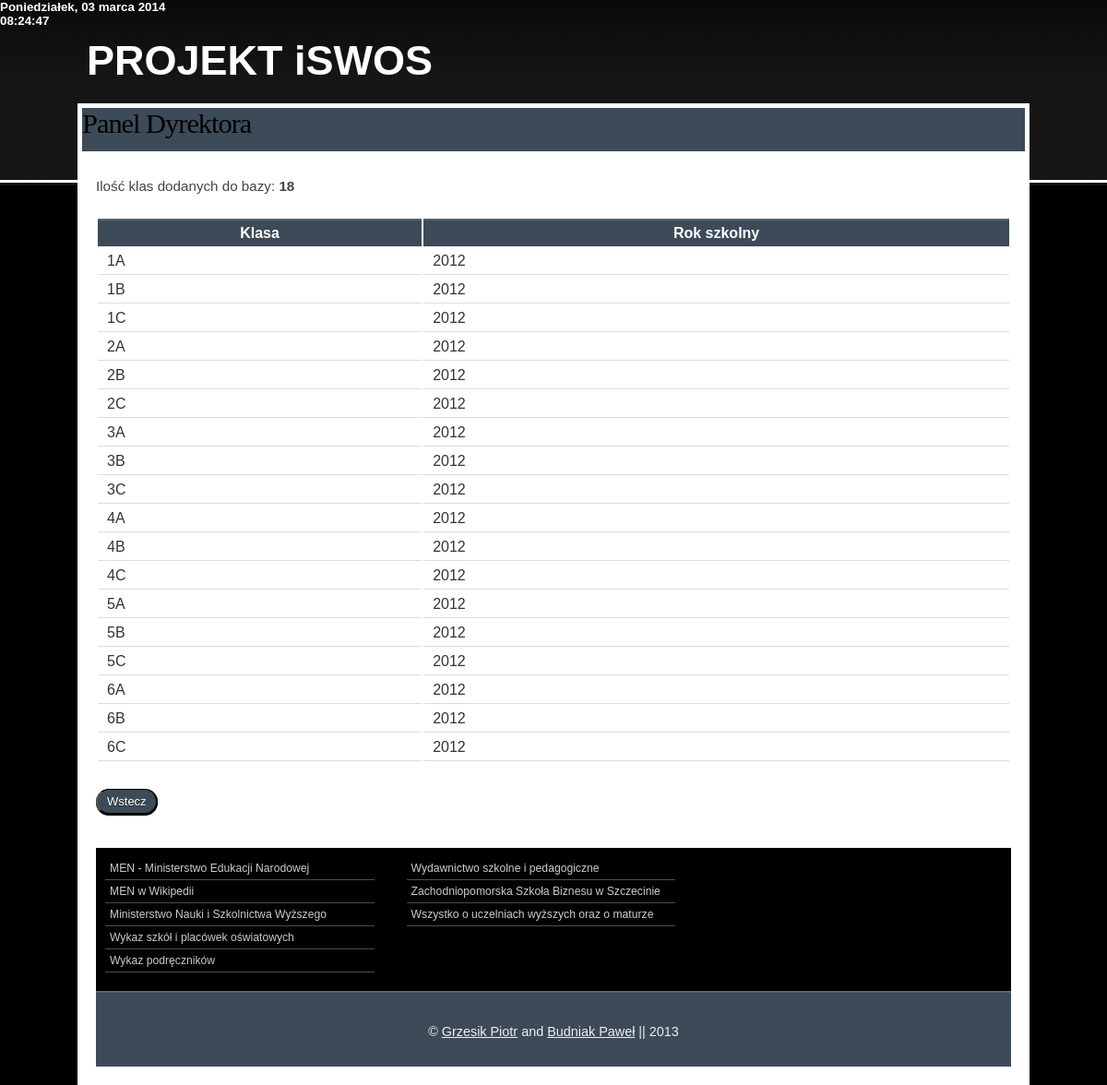
The app's page /pages/seeklasa.php (signed in) with its own data.
### tables this page shows
CREATE TABLE IF NOT EXISTS `klasy` (
  `idklasy` int(11) NOT NULL AUTO_INCREMENT,
  `klasa` varchar(2) NOT NULL,
  `RokSzkolny` text NOT NULL,
  PRIMARY KEY (`idklasy`)
);

### pages/seeklasa.php (the view, shortened to what this page needs)
<?php
include 'header.php';
?>
<div id="wrap">
    <div class="header">
        <h5>PROJEKT <strong> iSWOS</strong></h5>
    </div>
    <div class="page">
        <div id="navbg">
            <div id="nav">
               <h3>Panel Dyrektora</h3>
            </div>
        </div>
        <div class="page-wrap">
            <div class="content">
                            <?php
                            $rezultat = mysql_query("SELECT * FROM klasy ORDER BY idklasy") or die(mysql_error());
                                    $wykonaj = mysql_num_rows($rezultat);
                                    echo "<p>Ilość klas dodanych do bazy: <b>".$wykonaj."</b></p>";
                           echo "<p>";
                           echo "<table boder=\"1\"><tr>";
                           echo "<th ><strong>Klasa</strong></th>";
                           echo "<th ><strong>Rok szkolny</strong></th>";
                           while ($record = mysql_fetch_array($rezultat))  {
                              echo "</tr>";
                              echo "<td >" . $record[1] . "</td>";
                              echo "<td >" . $record[2] . "</td>";
                           }
                           echo "</table>";
                           ?>
                          <br />
                          <a href="zalogowanydyrektor.php"><button>Wstecz</button></a><br />
                          <br />
                <br />
            </div>
            <div class="footer-navigation">
                <ul>
                    <li><a href="http://www.men.gov.pl" title="MEN - Ministerstwo Edukacji Narodowej" onclick="this.target='_blank'">MEN - Ministerstwo Edukacji Narodowej</a></li>
                    <li><a href="http://pl.wikipedia.org/wiki/Ministerstwo_Edukacji_Narodowej" title="MEN w Wikipedii" onclick="this.target='_blank'">MEN w Wikipedii</a></li>
                    <li><a href="http://www.mnisw.gov.pl" title="Ministerstwo Nauki i Szkolnictwa Wyższego" onclick="this.target='_blank'">Ministerstwo Nauki i Szkolnictwa Wyższego</a></li>
                    <li><a href="http://www.cie.men.gov.pl/index.php/sio-wykaz-szkol-i-placowek.html" title="Wykaz szkół i placówek oświatowych">Wykaz szkół i placówek oświatowych</a></li>
                    <li><a href="http://www.men.gov.pl/podreczniki/" title="Wykaz podręczników" onclick="this.target='_blank'">Wykaz podręczników</a></li>
                </ul>
                <ul>
                    <li><a href="http://www.wsip.pl/dla_nauczycieli/przedmioty/szkolnictwo_specjalne/aktualnosci" title="Wydawnictwo szkolne i pedagogiczne" onclick="this.target='_blank'">Wydawnictwo szkolne i pedagogiczne</a></li>
                    <li><a href="http://www.zpsb.szczecin.pl" title="Zachodniopomorska Szkoła Biznesu w Szczecinie" onclick="this.target='_blank'">Zachodniopomorska Szkoła Biznesu w Szczecinie</a></li>
                    <li><a href="http://www.edukacja.net" title="Wszystko o uczelniach wyższych oraz o maturze" onclick="this.target='_blank'">Wszystko o uczelniach wyższych oraz o maturze</a></li>
                </ul>
            </div>
            <div class="footer">
                <p>© <a href="mailto: grzesikpiotr@op.pl">Grzesik Piotr</a> and <a href="mailto: p.budniak5@gmail.com">Budniak Paweł</a> || 2013</p>
            </div>
        </div>
    </div>
</div>
</body>
</html>

### styles.css (style rules this page uses)
* { margin:0; padding:0; }
body { background:#000000 url('images/body.jpg') repeat-x scroll top left; margin:0 auto; padding:0; font-family:Arial, Helvetica, sans-serif; color:#333333; }
div#wrap { width:86%; margin:30px auto 0 auto; padding:0 10px; }
div.header { padding:10px 0 20px 10px; margin:0 auto; }
div#navbg { background-color:#ffffff; padding:5px; }
div#nav { background-color:#3D4A57; height:47px; display:block; }
h3 { font-size:1.9em; font-family:Georgia, "Times New Roman", Times, serif; font-weight:normal; color:#000000; letter-spacing:-1px; }
h5 { font-size:45px; font-family:Arial, Helvetica, sans-serif; color: white; border: 1px; }
p { margin-bottom:20px; line-height:1.7em; font-size:0.95em; color:#333333; }
ul { padding:0 0 20px 35px; list-style:none; }
button { border-top: 1px solid #000000; background: #3d4a57; background: (left top, left bottom); background: (top, #3d4a57, #3d4a57); padding: 5px 10px; border-radius: 40px; box-shadow: rgba(0,0,0,1) 0 1px 0; text-shadow: rgba(0,0,0,.4) 0 1px 0; color: #ffffff; font-size: 13px; font-family: Helvetica, Arial, Sans-Serif; text-decoration: none; vertical-align: middle; }
table { width:100%; margin-bottom:10px; }
table tr th, table tr td { padding:5px 10px; }
table tr th { background:#3D4A57 none repeat-x scroll bottom left; color:#ffffff; border-top:2px solid #526475; }
table tr td { border-bottom:1px solid #dddddd; }
a, a:visited { color:#f0f3f6; }
div.page { clear:both; margin:0; padding:0; background-color:#ffffff; }
div.page ul { font-size:0.95em; color:#333333; }
div.page ul li { padding:2px 0; }
div.page p { text-align:justify; font-family:Helvetica, Arial, sans-serif; color:#444444; }
div.page-wrap { background-color:#ffffff; padding:20px; clear:both; }
div.content { background-color:#ffffff; float:left; width:100%; }
div.footer-navigation { background:black none repeat-x scroll left 50%; min-height:90px; border-bottom:1px solid #666666; padding:10px 10px 20px; clear:both; }
div.footer-navigation ul { list-style:none; padding:0; width:30%; float:left; margin-right:35px; }
div.footer-navigation ul li { padding:5px; color:#cccccc; border-bottom:1px solid #4D4D4D; font-size:0.8em; font-family:Helvetica, Arial, sans-serif; }
div.footer-navigation ul li a, div.footer-navigation ul li a:visited { color:#cccccc; text-decoration:none; }
div.footer { clear:both; border-top:1px solid #526475; background:#3D4A57; min-height:80px; clear:both; }
div.footer p { text-align:center; color:#eeeeee; padding-top:30px; font-size:0.9em; }
div.footer p a, div.footer p a:visited { color:#eeeeee; }

### records on screen
klasy: klasa "1A", RokSzkolny "2012"
klasy: klasa "1B", RokSzkolny "2012"
klasy: klasa "1C", RokSzkolny "2012"
klasy: klasa "2A", RokSzkolny "2012"
klasy: klasa "2B", RokSzkolny "2012"
klasy: klasa "2C", RokSzkolny "2012"
klasy: klasa "3A", RokSzkolny "2012"
klasy: klasa "3B", RokSzkolny "2012"
klasy: klasa "3C", RokSzkolny "2012"
klasy: klasa "4A", RokSzkolny "2012"
klasy: klasa "4B", RokSzkolny "2012"
klasy: klasa "4C", RokSzkolny "2012"
klasy: klasa "5A", RokSzkolny "2012"
klasy: klasa "5B", RokSzkolny "2012"
klasy: klasa "5C", RokSzkolny "2012"
klasy: klasa "6A", RokSzkolny "2012"
klasy: klasa "6B", RokSzkolny "2012"
klasy: klasa "6C", RokSzkolny "2012"

### other values on screen
$wykonaj "18"
